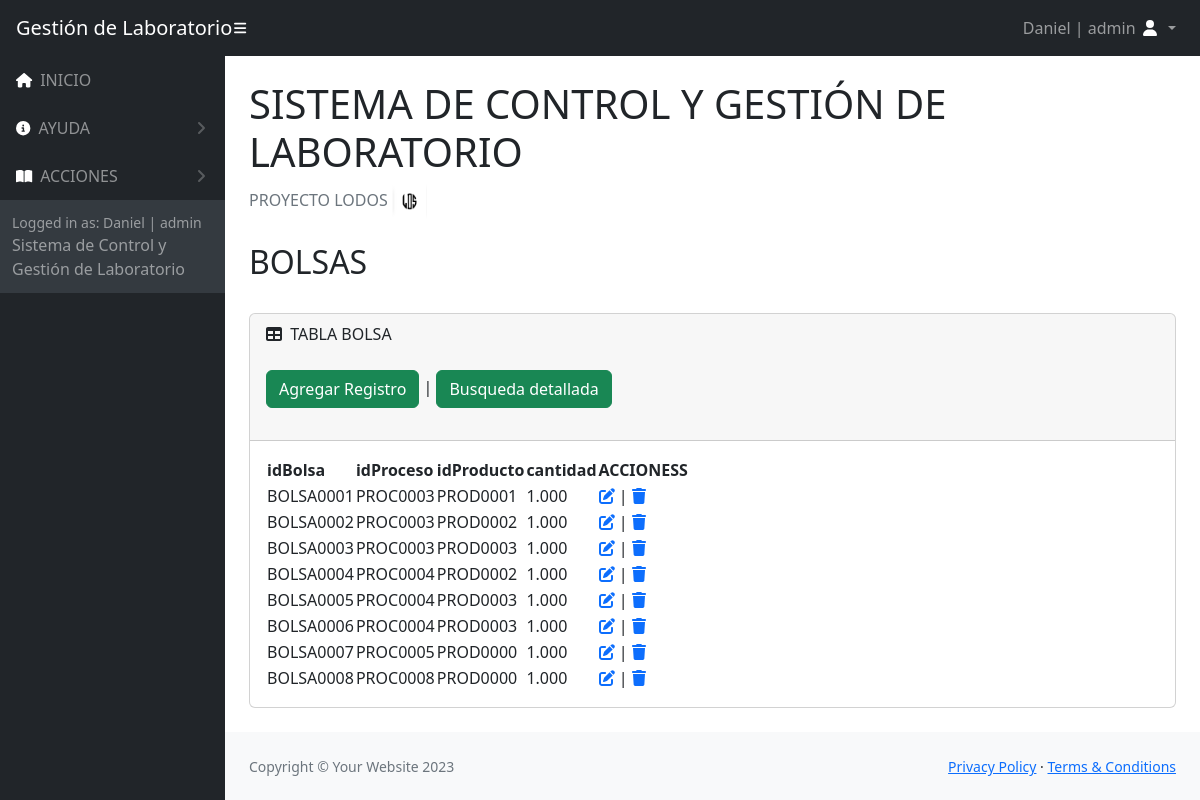
Screenshot of /Vistas/acciones/accionesBolsas/indexBolsa.php (signed in) with the database file from the repository.
### tables this page shows
CREATE TABLE `bolsa` (
  `idBolsa` varchar(15) NOT NULL,
  `idProceso` varchar(15) DEFAULT NULL,
  `idProducto` varchar(15) DEFAULT NULL,
  `cantidad` decimal(10,3) DEFAULT NULL
);

### Vistas/acciones/accionesBolsas/indexBolsa.php (the view, shortened to what this page needs)
<?php
require_once('../../../Controlador/Conexion_DB/config.php');
    $stmt = $connectDB->prepare('SELECT * FROM bolsa');
    $stmt->execute();
    $allData = $stmt->fetchAll();
?>
<!DOCTYPE html>
<html lang="es">
    <head>
        <link href="https://cdn.jsdelivr.net/npm/simple-datatables@7.1.2/dist/style.min.css" rel="stylesheet" />
        <link href="../../../assets/css/styles.css" rel="stylesheet" />
    </head>
    <body class="sb-nav-fixed">
    <nav class="sb-topnav navbar navbar-expand navbar-dark bg-dark">
            <a class="navbar-brand ps-3" href="../../../index.php">Gestión de Laboratorio</a>
            <button class="btn btn-link btn-sm order-1 order-lg-0 me-4 me-lg-0" id="sidebarToggle" href="#!"><i class="fas fa-bars" style="color: #ffffff;"></i></button>
            <ul class="navbar-nav ms-auto me-0 me-md-3 my-2 my-md-0">
                <li class="nav-item dropdown">
                    <a class="nav-link dropdown-toggle" id="navbarDropdown" href="#" role="button" data-bs-toggle="dropdown" aria-expanded="false">
                    <?php  echo $_SESSION["nombreUsuario"]. " | ".  $_SESSION["tipo"];  ?>
                        <i class="fas fa-user fa-fw" style="color: #ffffff;"></i>
                    </a>
                </li>
            </ul>
        </nav>
        <div id="layoutSidenav">
            <div id="layoutSidenav_nav">
                <nav class="sb-sidenav accordion sb-sidenav-dark" id="sidenavAccordion">
                    <div class="sb-sidenav-menu">
                        <div class="nav">
                            <a class="nav-link" href="../../../index.php">
                                <div class="sb-nav-link-icon"><i class="fa-solid fa-house" style="color: #ffffff;"></i></div>
                                INICIO
                            </a>
                           <?php  if( $_SESSION["tipo"] == "admin") {  ?>
                            <a class="nav-link collapsed" href="#" data-bs-toggle="collapse" data-bs-target="#collapseLayouts" aria-expanded="false" aria-controls="collapseLayouts">
                                <div class="sb-nav-link-icon"><i class="fa-solid fa-circle-info" style="color: #ffffff;"></i></div>
                                AYUDA
                                <div class="sb-sidenav-collapse-arrow"><i class="fas fa-angle-down"></i></div>
                            </a>
                            <?php  }  ?>
                                <a class="nav-link collapsed" href="#" data-bs-toggle="collapse" data-bs-target="#collapsePages" aria-expanded="false" aria-controls="collapsePages">
                                <div class="sb-nav-link-icon"><i class="fas fa-book-open" style="color: #ffffff;"></i></div>
                                ACCIONES
                                <div class="sb-sidenav-collapse-arrow"><i class="fas fa-angle-down"></i></div>
                            </a>
                    </div>
                    <div class="sb-sidenav-footer">
                        <div class="small">Logged in as: <?php  echo $_SESSION["nombreUsuario"]. " | ".  $_SESSION["tipo"];  ?></div>
                        Sistema de Control y Gestión de Laboratorio
                    </div>
                </nav>
            </div>
            <div id="layoutSidenav_content">
                <main>
                    <div class="container-fluid px-4">
                        <h1 class="mt-4">SISTEMA DE CONTROL Y GESTIÓN DE LABORATORIO</h1>
                        <ol class="breadcrumb mb-4">
                            <li class="breadcrumb-item active">PROYECTO LODOS <img style="width: 35px !important; height: 35px !important; padding:0px !important;" src="../../../assets/img/logoLODOS.PNG" alt="ss2"></li>
                        </ol>
                        <h2>BOLSAS</h2>
                        <br/>
                        <div class="card mb-4">
                            <div class="card-header">
                                <i class="fas fa-table me-1"></i>
                                TABLA BOLSA
                                <br/>
                                <br>
                                <a name="" id="" class="btn btn-success" href="nuevaBolsa.php" role="button">Agregar Registro</a> | <a  name="" id="" class="btn btn-success" href="buscarBolsa.php" role="button">Busqueda detallada</a>
                                <br>
                                <br/>
                            </div>
                            <div class="card-body">
                                <table id="datatablesSimple">
                                    <thead>
                                        <tr>
                                            <th>idBolsa</th>
                                            <th>idProceso</th>
                                            <th>idProducto</th>
                                            <th>cantidad</th>
                                            <th>ACCIONESS</th>
                                        </tr>
                                    </thead>
                                    <tbody>
                                    <?php  foreach($allData as $registro) {  ?>
                                    <tr>
                                        <td><?php  echo $registro['idBolsa']; ?> </td>
                                        <td><?php  echo $registro['idProceso']; ?> </td>
                                        <td><?php  echo $registro['idProducto']; ?> </td>
                                        <td><?php  echo $registro['cantidad']; ?> </td>
                                        <td>
                                        <?php
                                        echo '<a href="editarBolsa.php?id='.$registro['idBolsa'].'">' ;
                                        echo '<i class="fa-solid fa-pen-to-square"></i>';
                                        echo '</a>';
                                        echo ' | ';
                                        echo '<a href="deleteBolsa.php?id='.$registro['idBolsa'].'">' ;
                                        echo '<i class="fa-solid fa-trash"></i>';
                                        echo '</a>';
                                        ?>
                                        </td>
                                    </tr>
                                    <?php  }  ?>
                                    </tbody>
                                </table>
                            </div>
                        </div>
                    </div>
                </main>
                <footer class="py-4 bg-light mt-auto">
                    <div class="container-fluid px-4">
                        <div class="d-flex align-items-center justify-content-between small">
                            <div class="text-muted">Copyright &copy; Your Website 2023</div>
                            <div>
                                <a href="../../../Vistas/Politicas/politicasPrivacidad.php">Privacy Policy</a>
                                &middot;
                                <a href="../../../Vistas/Politicas/politicasUso.php">Terms &amp; Conditions</a>
                            </div>
                        </div>
                    </div>
                </footer>
            </div>
        </div>
    </body>
</html>

### rows the page displays
bolsa: idBolsa "BOLSA0001", idProceso "PROC0003", idProducto "PROD0001", cantidad "1.000"
bolsa: idBolsa "BOLSA0002", idProceso "PROC0003", idProducto "PROD0002", cantidad "1.000"
bolsa: idBolsa "BOLSA0003", idProceso "PROC0003", idProducto "PROD0003", cantidad "1.000"
bolsa: idBolsa "BOLSA0004", idProceso "PROC0004", idProducto "PROD0002", cantidad "1.000"
bolsa: idBolsa "BOLSA0005", idProceso "PROC0004", idProducto "PROD0003", cantidad "1.000"
bolsa: idBolsa "BOLSA0006", idProceso "PROC0004", idProducto "PROD0003", cantidad "1.000"
bolsa: idBolsa "BOLSA0007", idProceso "PROC0005", idProducto "PROD0000", cantidad "1.000"
bolsa: idBolsa "BOLSA0008", idProceso "PROC0008", idProducto "PROD0000", cantidad "1.000"

### other values shown
$_SESSION["nombreUsuario"] "Daniel"
$_SESSION["tipo"] "admin"
